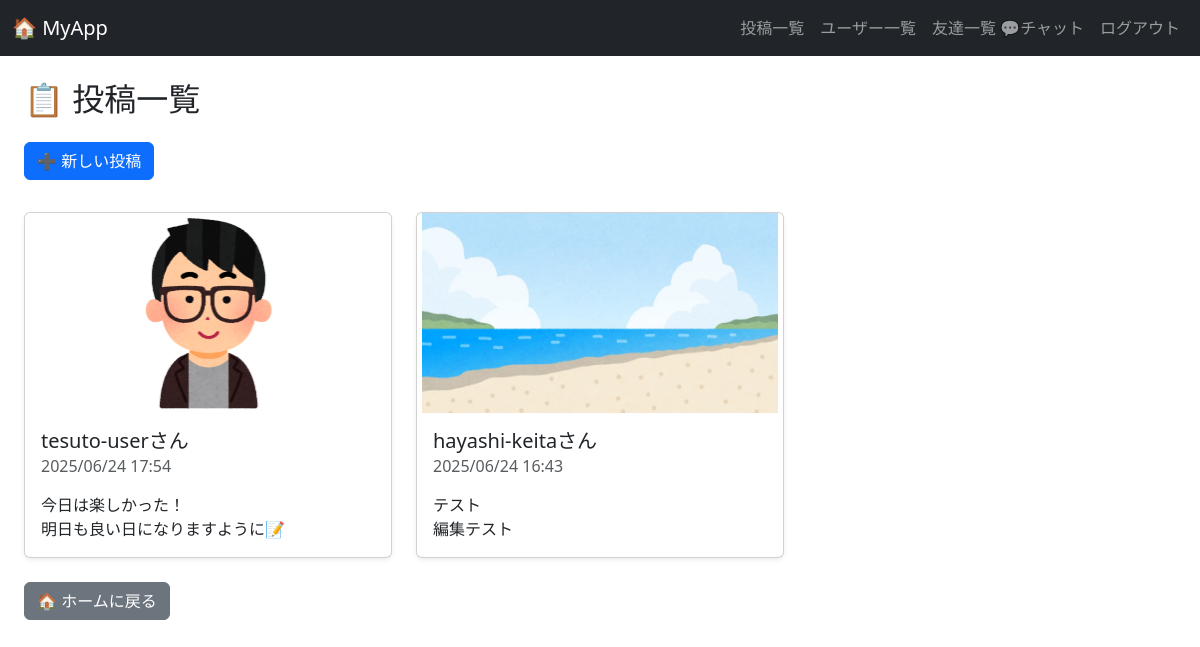
The page /posts/ (signed in) on the database its author committed.
### app/models.py (models this page shows, shortened)
class Post(models.Model):
    author = models.ForeignKey(User, on_delete=models.CASCADE)  # 例: ブログの記事を消したらそこに寄せられたコメントも必要ないから消す
    content = models.TextField()
    image = models.ImageField(upload_to='post_images/', blank=True, null=True)
    created_at = models.DateTimeField(auto_now_add=True)

### app/views.py (the view)
# urls.py: path('posts/', views.post_list_view, name='post_list'),  # 投稿一覧ページ
@login_required
def post_list_view(request):
    posts = Post.objects.all().order_by('-created_at')  # 新しい順に並べる
    return render(request, 'app/post_list.html', {'posts': posts})

### app/context_processors.py (called while the page is built)
def unread_count(request):
    if request.user.is_authenticated:
        count = ChatMessage.objects.filter(receiver=request.user, is_read=False).count()
    else:
        count = 0
    return {'unread_count': count}

### app/templates/app/post_list.html (shortened to what this page needs)
{% extends 'app/base.html' %}
{% block content %}
    <h2 class="mb-4">📋 投稿一覧</h2>
    <p><a href="{% url 'post_create' %}" class="btn btn-primary mb-3">➕ 新しい投稿</a></p>
{% if posts %}
<div class="row g-4">
    {% for post in posts %}
        <div class="col-md-6 col-lg-4">
            <div class="card h-100 shadow-sm">
                {% if post.image %}
                    <img src="{{ post.image.url }}" class="card-img-top" style="max-height: 200px; object-fit: contain; width: 100%;">
                {% endif %}
                <div class="card-body d-flex flex-column">
                    <h5 class="card-title">{{ post.author.username}}さん</h5>
                    <h6 class="card-subtitle mb-2 text-muted">{{ post.created_at|date:'Y/m/d H:i' }}</h6>
                    <p class="card-text mt-2">{{ post.content|linebreaksbr|truncatechars:100 }}</p>
                </div>
            </div>
        </div>
    {% endfor %}
</div>
{% else %}
<p>投稿はまだありません。</p>
{% endif %}
<p class="mt-4"><a href="{% url 'home' %}" class="btn btn-secondary">🏠 ホームに戻る</a></p>
{% endblock %}

### app/templates/app/base.html (style rules this page uses)
html, body { margin: 0; padding: 0; }
.card { transition: transform 0.2s ease; }

### rows shown on the page
Post: image (picture), author.username "tesuto-user", created_at "2025/06/24 17:54", content "今日は楽しかった！ 明日も良い日になりますように📝"
Post: image (picture), author.username "hayashi-keita", created_at "2025/06/24 16:43", content "テスト 編集テスト"
